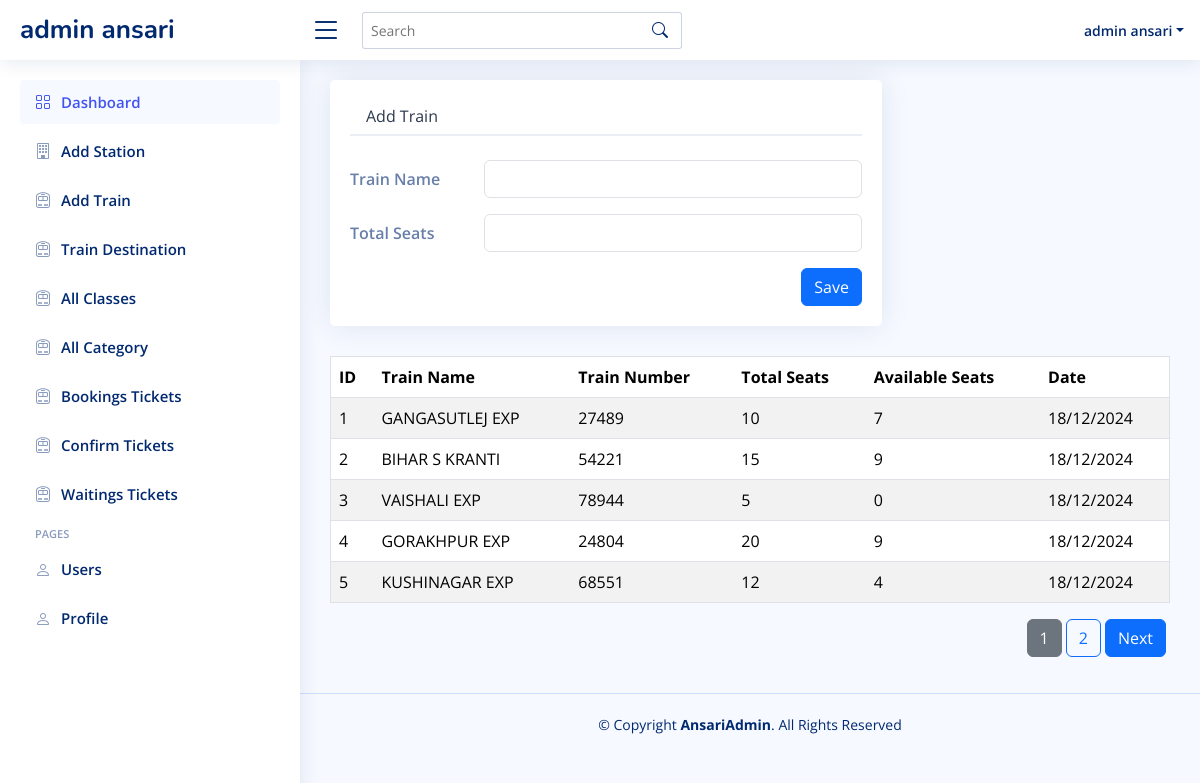
Page /admin/addTrain.php (signed in) on the committed database.
### tables this page shows
CREATE TABLE `seats` (
  `id` int NOT NULL,
  `train_id` int NOT NULL,
  `total_seats` int NOT NULL,
  `available_seats` int NOT NULL,
  `created_at` timestamp NULL DEFAULT CURRENT_TIMESTAMP
);

CREATE TABLE `trains` (
  `id` int NOT NULL,
  `name` varchar(255) NOT NULL,
  `train_number` varchar(255) NOT NULL,
  `created_at` timestamp NOT NULL DEFAULT CURRENT_TIMESTAMP,
  `updated_at` timestamp NOT NULL DEFAULT CURRENT_TIMESTAMP
);

### admin/addTrain.php (the view, shortened to what this page needs)
<?php include 'assets/layout/header.php' ?>
<?php include 'assets/layout/sidebar.php' ?>
<main id="main" class="main">
<section class="section profile">
      <div class="row">
        <div class="col-xl-8">
          <div class="card">
            <div class="card-body pt-3">
              <ul class="nav nav-tabs nav-tabs-bordered">
                <li class="nav-item">
                  <button class="nav-link" data-bs-toggle="tab" data-bs-target="#profile-edit">Add Train</button>
                </li>
              </ul>
              <div class="tab-content pt-2">
                <div class="tab-pane fade  show active profile-edit pt-3" id="profile-edit">
                  <form action="train_action.php" method="POST">
                    <div class="row mb-3">
                      <label for="fullName" class="col-md-4 col-lg-3 col-form-label">Train Name</label>
                      <div class="col-md-8 col-lg-9">
                        <input name="trainName" type="text" class="form-control" id="trainName">
                      </div>
                    </div>
                    <div class="row mb-3">
                      <label for="fullName" class="col-md-4 col-lg-3 col-form-label">Total Seats</label>
                      <div class="col-md-8 col-lg-9">
                        <input name="total_seats" type="text" class="form-control" id="total_seats">
                      </div>
                    </div>
                    <div class="text-center d-flex justify-content-end">
                      <button type="submit" class="btn btn-primary">Save</button>
                    </div>
                  </form>
                </div>
              </div>
            </div>
          </div>
        </div>
      </div>
    </section>
    <?php
    include '../assets/inc/conn.php';
     $records_per_page = 5;
     $current_page = isset($_GET['page']) ? (int)$_GET['page'] : 1;
     $offset = ($current_page - 1) * $records_per_page;
     $total_sql = "SELECT COUNT(*) AS total FROM trains";
     $total_result = $conn->query($total_sql);
     $total_row = $total_result->fetch_assoc();
     $total_records = $total_row['total'];
     $total_pages = ceil($total_records / $records_per_page);
    $sql = "SELECT * FROM trains
        JOIN seats ON trains.id = seats.train_id
        LIMIT $records_per_page OFFSET $offset";
     $result = $conn->query($sql);
     echo "<table border='1' class='table table-striped table-hover'>
             <thead>
                 <tr>
                     <th>ID</th>
                     <th>Train Name</th>
                     <th>Train Number</th>
                     <th>Total Seats</th>
                     <th>Available Seats</th>
                     <th>Date</th>
                 </tr>
             </thead>
             <tbody>";
     if ($result->num_rows > 0) {
         $loop_id = 1;
         while ($row = $result->fetch_assoc()) {
             $created_at = date("d/m/Y", strtotime($row["created_at"]));
             echo "<tr>
                     <td>" . $loop_id . "</td>
                     <td>" . $row["name"] . "</td>
                     <td>" . $row["train_number"] . "</td>
                     <td>" . $row["total_seats"] . "</td>
                     <td>" . $row["available_seats"] . "</td>
                     <td>" . $created_at . "</td>
                 </tr>";
                 $loop_id++;
         }
     } else {
         echo "<tr><td colspan='3'>No results</td></tr>";
     }
     echo "</tbody></table>";
     echo "<nav class='mt-3'>
     <ul class='pagination d-flex justify-content-end'>";
     for ($i = 1; $i <= $total_pages; $i++) {
     $active_class = ($current_page == $i) ? "btn btn-secondary me-1" : "btn btn-outline-primary me-1";
     echo "<li class='page-item'>
             <a href='?page=$i' class='$active_class'>$i</a>
         </li>";
     }
     if ($current_page < $total_pages) {
     echo "<li class='page-item'>
             <a href='?page=" . ($current_page + 1) . "' class='btn btn-primary me-1'>Next</a>
         </li>";
     }
     echo "</ul></nav>";
?>
</main>
<?php include 'assets/layout/footer.php' ?>

### admin/assets/css/style.css (style rules this page uses)
:root { scroll-behavior: smooth; }
body { font-family: "Open Sans", sans-serif; background: #f6f9ff; color: #444444; }
a { color: #4154f1; text-decoration: none; }
#main { margin-top: 60px; padding: 20px 30px; transition: all 0.3s; }
.card { margin-bottom: 30px; border: none; border-radius: 5px; box-shadow: 0px 0 30px rgba(1, 41, 112, 0.1); }
.card-body { padding: 0 20px 20px 20px; }
.nav-tabs-bordered { border-bottom: 2px solid #ebeef4; }
.nav-tabs-bordered .nav-link { margin-bottom: -2px; border: none; color: #2c384e; }
@media (min-width: 1200px) { #main, #footer { margin-left: 300px; } }
.profile .profile-edit label { font-weight: 600; color: rgba(1, 41, 112, 0.6); }

### rows in the picture
seats: train.name "GANGASUTLEJ EXP", train.train_number "27489", total_seats "10", available_seats "7", created_at "18/12/2024"
seats: train.name "BIHAR S KRANTI", train.train_number "54221", total_seats "15", available_seats "9", created_at "18/12/2024"
seats: train.name "VAISHALI EXP", train.train_number "78944", total_seats "5", available_seats "0", created_at "18/12/2024"
seats: train.name "GORAKHPUR EXP", train.train_number "24804", total_seats "20", available_seats "9", created_at "18/12/2024"
seats: train.name "KUSHINAGAR EXP", train.train_number "68551", total_seats "12", available_seats "4", created_at "18/12/2024"

### other values in the picture
$user_name "admin ansari"
